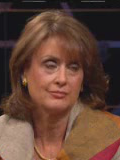
//> input picture Project_Facial_Keypoints/data/test/Barbara_Bodine_01.jpg, 120 x 160 px, given in place of cocoon.jpg, which was not available
$ ./6_applyColorMap_LUT   (built with g++ and OpenCV 4)
//> lines starting //> are read from the running program, lines starting //| are printed output that depends on the picture; after the words box and inside, x2 and y2 are one past the last pixel; in counts of white or black regions, pixels touching at a corner belong together; pictures that were not available may be replaced by others from this repository, and a replacement may not be noted
#include <opencv2/opencv.hpp>
#include <iostream>

using namespace cv;
using namespace std;
void customColorMap(Mat &image);
int main(int argc, const char *argv[])
{
	Mat src = imread("E:/CV/OpenCV_zhaizhigang/code_006/cocoon.jpg");
//> src is the input picture: 160 rows x 120 cols, CV_8UC3; mean B, G, R 54.4, 67.4, 98.1
	if (src.empty())
	{
		printf("could not load image...\n");
		return -1;
	}

	imshow("input", src);

	Mat gray, dst;
	// 使用 API 之 LUT：applyColorMap（彩色风格查找表映射）
	applyColorMap(src, dst, COLORMAP_SUMMER);
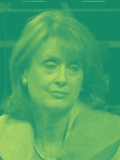
//> dst: 160 rows x 120 cols, CV_8UC3; mean B, G, R 102, 165, 75.1
	// 显示结果
	imshow("colorMap", dst);

	cvtColor(src, gray, COLOR_BGR2GRAY);
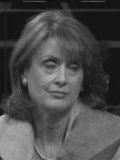
//> gray: 160 rows x 120 cols, CV_8UC1; min 12, max 191, mean 75.1
	imshow("gray", gray);
	customColorMap(gray); // 使用手写 单通道LUT

	waitKey(0);
	return 0;
}

void customColorMap(Mat &image) {
	int lut[256];
	for (int i = 0; i < 256; i++) {
		if (i < 127)
			lut[i] = 0;
		else
			lut[i] = 255;
	}

	int h = image.rows;
//> h = 160
	int w = image.cols;
//> w = 120
	for (int row = 0; row < h; row++) {
		for (int col = 0; col < w; col++) {
			int pv = image.at<uchar>(row, col);
			image.at<uchar>(row, col) = lut[pv];
		}
	}
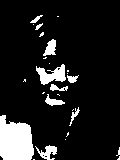
//> image: 160 rows x 120 cols, CV_8UC1; 12% white; 26 white regions (16 under 20 px), largest, box (x1, y1, x2, y2) and area: (0, 115, 34, 160) 1218, (36, 64, 66, 85) 345, (35, 145, 57, 160) 162
	imshow("lut demo", image);
}

$ run again, on Project_Facial_Keypoints/data/test/Barbara_Bodine_20.jpg
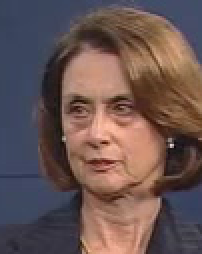
//> input picture Project_Facial_Keypoints/data/test/Barbara_Bodine_20.jpg, 101 x 127 px, given in place of cocoon.jpg, which was not available (shown 2 times larger)
//> src is the input picture: 127 rows x 101 cols, CV_8UC3; mean B, G, R 82.1, 84.4, 105
//> `cvtColor(src, gray, COLOR_BGR2GRAY);`:
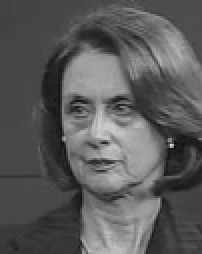
//> gray: 127 rows x 101 cols, CV_8UC1 (shown 2 times larger); min 7, max 218, mean 90.3
//> after the loop in customColorMap, `for (int row = 0; row < h; row++)`:
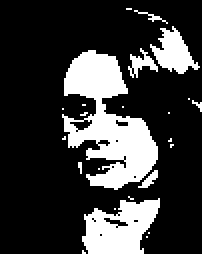
//> image: 127 rows x 101 cols, CV_8UC1 (shown 2 times larger); 22.6% white; 24 white regions (18 under 20 px), largest, box (x1, y1, x2, y2) and area: (31, 25, 79, 95) 1674, (41, 99, 80, 127) 721, (75, 13, 100, 37) 301, (64, 24, 79, 39) 90, (69, 85, 79, 94) 38, (67, 5, 84, 12) 25

$ run again, on Project_Facial_Keypoints/data/test/Barbara_Bodine_21.jpg
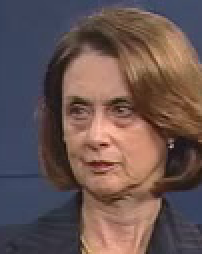
//> input picture Project_Facial_Keypoints/data/test/Barbara_Bodine_21.jpg, 101 x 127 px, given in place of cocoon.jpg, which was not available (shown 2 times larger)
//> src is the input picture: 127 rows x 101 cols, CV_8UC3; mean B, G, R 81.3, 84, 103.8
//> `cvtColor(src, gray, COLOR_BGR2GRAY);`:
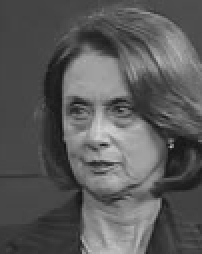
//> gray: 127 rows x 101 cols, CV_8UC1 (shown 2 times larger); min 18, max 210, mean 89.6
//> after the loop in customColorMap, `for (int row = 0; row < h; row++)`:
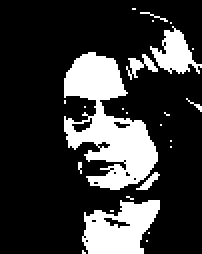
//> image: 127 rows x 101 cols, CV_8UC1 (shown 2 times larger); 22.1% white; 25 white regions (20 under 20 px), largest, box (x1, y1, x2, y2) and area: (32, 26, 79, 95) 1635, (41, 100, 80, 127) 713, (75, 13, 101, 37) 302, (63, 27, 79, 40) 81, (68, 86, 80, 95) 39
